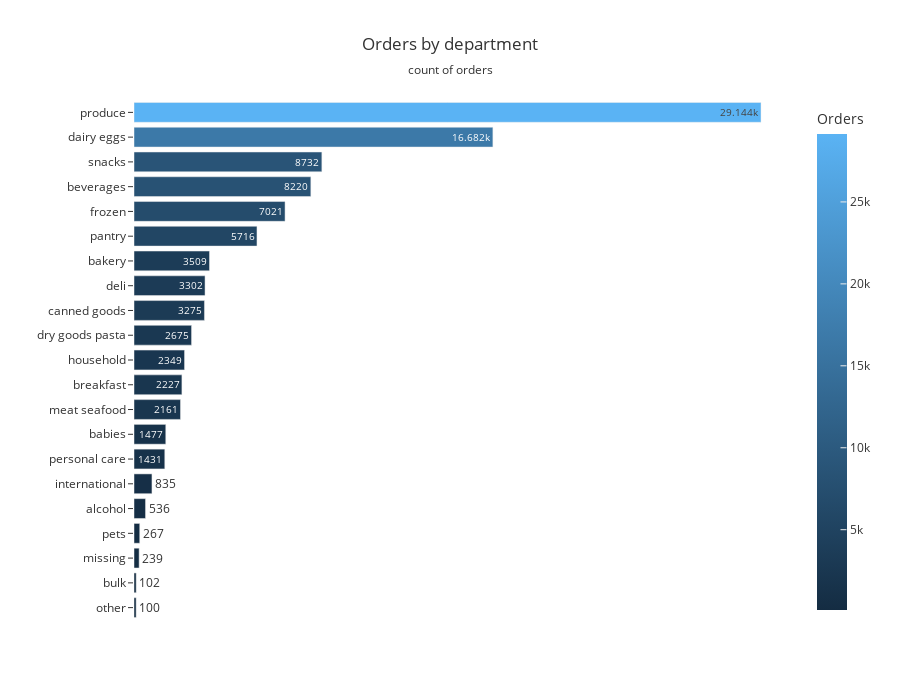

Source (notebook cell):
### Code cell
import plotly.io as pio
import plotly.express as px
import pandas as pd

fig = px.bar(df_dep_orders, x="order_id", y="department", 
             title='Orders by department', 
             text_auto = True, # érték felirat a bar-on
             color='order_id', # A color-ral a színezendő oszlopot adom meg
             template='ggplot2', # Available templates: 'ggplot2', 'seaborn', 'simple_white', 'plotly','plotly_white', 'plotly_dark', 
                                 # 'presentation', 'xgridoff', 'ygridoff', 'gridon', 'none'
             labels = {    # Renaming the original column names in the hover and legends
                 'department': 'Department',
                 'order_id': 'Orders'
             }
            ) 
fig.update_layout(height=700, width=900, 
                  yaxis_categoryorder='total ascending', 
                  title_x=0.5, # 0:balra zárt, 0.5:középen, 1:jobbra zárt
                  title_subtitle_text='count of orders',
                  plot_bgcolor = 'white',
                  yaxis_title = ''
                 )
fig.update_xaxes(visible=False)
fig.update_traces(text = ['{:.2f}k'.format(x/1e3) for x in df_dep_orders['order_id']]) # nem működik
fig.show()

### Figure 1 — Plotly figure (JSON) as saved in the notebook; plotly's stock layout.template omitted (floating-point values rounded to 4 significant figures)
{"data": [{"hovertemplate": "Orders=%{marker.color}<br>Department=%{y}<extra></extra>", "legendgroup": "", "marker": {"color": [536, 1477, 3509, 8220, 2227, 102, 3275, 16682, 3302, 2675, 7021, 2349, 835, 2161, 239, 100, 5716, 1431, 267, 29144, 8732], "coloraxis": "coloraxis", "pattern": {"shape": ""}}, "name": "", "orientation": "h", "showlegend": false, "text": ["0.54k", "1.48k", "3.51k", "8.22k", "2.23k", "0.10k", "3.27k", "16.68k", "3.30k", "2.67k", "7.02k", "2.35k", "0.83k", "2.16k", "0.24k", "0.10k", "5.72k", "1.43k", "0.27k", "29.14k", "8.73k"], "textposition": "auto", "texttemplate": "%{x}", "type": "bar", "x": [536, 1477, 3509, 8220, 2227, 102, 3275, 16682, 3302, 2675, 7021, 2349, 835, 2161, 239, 100, 5716, 1431, 267, 29144, 8732], "xaxis": "x", "y": ["alcohol", "babies", "bakery", "beverages", "breakfast", "bulk", "canned goods", "dairy eggs", "deli", "dry goods pasta", "frozen", "household", "international", "meat seafood", "missing", "other", "pantry", "personal care", "pets", "produce", "snacks"], "yaxis": "y"}], "layout": {"barmode": "relative", "coloraxis": {"colorbar": {"title": {"text": "Orders"}}, "colorscale": [[0, "rgb(20,44,66)"], [1, "rgb(90,179,244)"]]}, "height": 700, "legend": {"tracegroupgap": 0}, "plot_bgcolor": "white", "title": {"subtitle": {"text": "count of orders"}, "text": "Orders by department", "x": 0.5}, "width": 900, "xaxis": {"anchor": "y", "domain": [0, 1], "title": {"text": "Orders"}, "visible": false}, "yaxis": {"anchor": "x", "categoryorder": "total ascending", "domain": [0, 1], "title": {"text": ""}}}}
